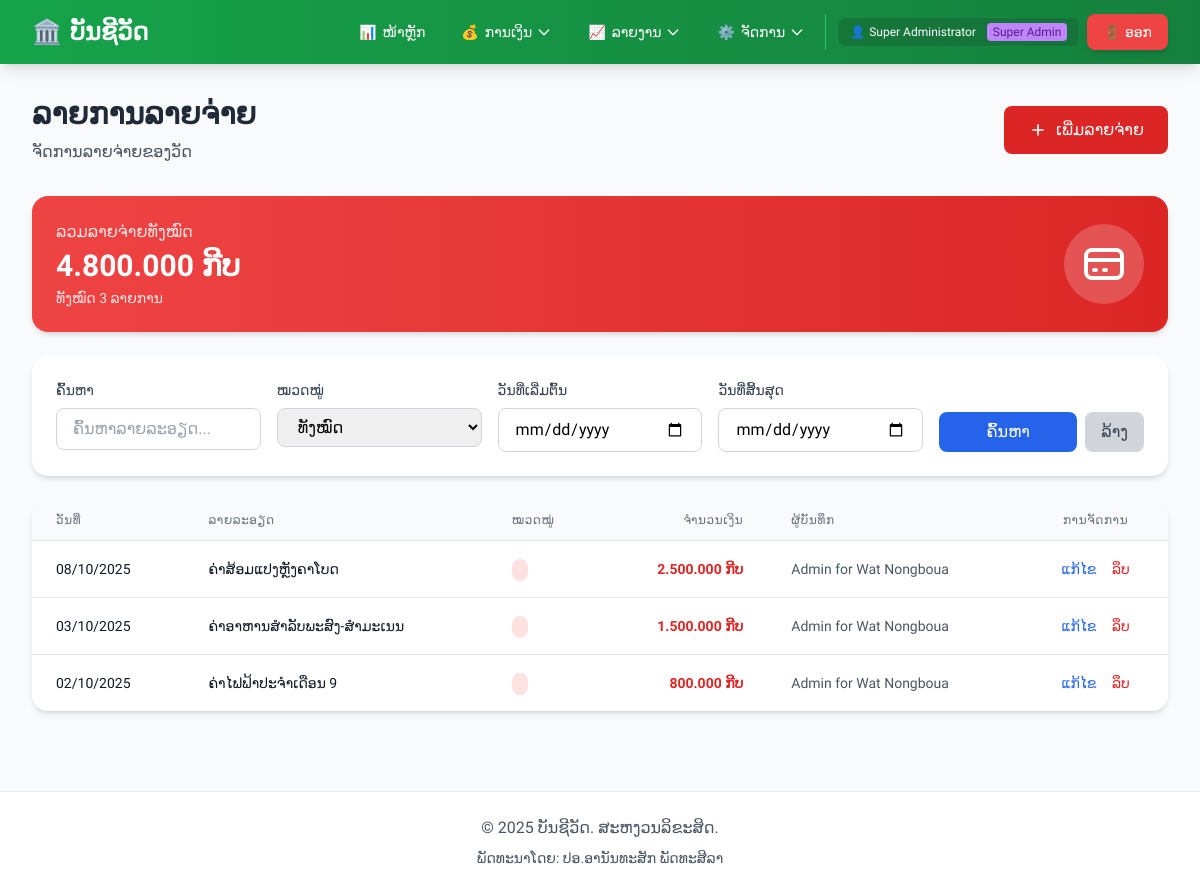
/modules/expense/list.php (signed in), run on the app's committed database.
### tables this page shows
CREATE TABLE IF NOT EXISTS expense (
    id INT PRIMARY KEY AUTO_INCREMENT,
    temple_id INT NOT NULL,
    date DATE NOT NULL,
    description TEXT NOT NULL,
    amount DECIMAL(15,2) NOT NULL,
    category_id INT,
    created_by INT NOT NULL,
    created_at TIMESTAMP DEFAULT CURRENT_TIMESTAMP,
    updated_at TIMESTAMP DEFAULT CURRENT_TIMESTAMP ON UPDATE CURRENT_TIMESTAMP,
    FOREIGN KEY (temple_id) REFERENCES temples(id) ON DELETE RESTRICT,
    FOREIGN KEY (created_by) REFERENCES users(id) ON DELETE RESTRICT,
    FOREIGN KEY (category_id) REFERENCES expense_categories(id) ON DELETE SET NULL,
    INDEX idx_date (date),
    INDEX idx_temple_id (temple_id),
    INDEX idx_created_by (created_by)
);

CREATE TABLE IF NOT EXISTS users (
    id INT PRIMARY KEY AUTO_INCREMENT,
    temple_id INT DEFAULT NULL COMMENT 'NULL for Super Admin, otherwise links to a temple',
    username VARCHAR(50) UNIQUE NOT NULL,
    password VARCHAR(255) NOT NULL,
    full_name VARCHAR(100) NOT NULL,
    role ENUM('admin', 'user') DEFAULT 'user',
    is_super_admin BOOLEAN DEFAULT FALSE COMMENT 'TRUE for Super Admin who can manage all temples',
    created_at TIMESTAMP DEFAULT CURRENT_TIMESTAMP,
    updated_at TIMESTAMP DEFAULT CURRENT_TIMESTAMP ON UPDATE CURRENT_TIMESTAMP,
    FOREIGN KEY (temple_id) REFERENCES temples(id) ON DELETE RESTRICT,
    INDEX idx_username (username),
    INDEX idx_temple_id (temple_id)
);

### config.php (called while the page is built, shortened)
<?php
require_once __DIR__ . '/includes/temple_functions.php';
function getDB() {
    static $pdo = null;
    if ($pdo === null) {
        try {
            $dsn = "mysql:host=" . DB_HOST . ";dbname=" . DB_NAME . ";charset=" . DB_CHARSET;
            $options = [
                PDO::ATTR_ERRMODE => PDO::ERRMODE_EXCEPTION,
                PDO::ATTR_DEFAULT_FETCH_MODE => PDO::FETCH_ASSOC,
                PDO::ATTR_EMULATE_PREPARES => false,
                PDO::MYSQL_ATTR_INIT_COMMAND => "SET NAMES " . DB_CHARSET
            ];
            $pdo = new PDO($dsn, DB_USER, DB_PASS, $options);
        } catch (PDOException $e) {
            die("ການເຊື່ອມຕໍ່ຖານຂໍ້ມູນຜິດພາດ: " . $e->getMessage());
        }
    }
    return $pdo;
}
function isLoggedIn() {
    return isset($_SESSION['user_id']) && isset($_SESSION['username']);
}
function e($string) {
    return htmlspecialchars($string, ENT_QUOTES, 'UTF-8');
}
function formatMoney($amount) {
    $symbol = 'ກີບ';
    if (function_exists('getCurrentTempleId') && function_exists('getTempleSetting')) {
        $currentTempleId = getCurrentTempleId();
    }
    return number_format($amount, 0, ',', '.') . ' ' . e($symbol);
}
function formatDate($date) {
    $format = 'd/m/Y';
    if (function_exists('getCurrentTempleId') && function_exists('getTempleSetting')) {
        $currentTempleId = getCurrentTempleId();
    }
    try {
        $dateObj = new DateTime($date);
        return $dateObj->format($format);
    } catch (Exception $e) {
        return $date;
    }
}
function getCurrentUser() {
    if (!isLoggedIn()) {
        return null;
    }
    static $currentUser = null;
    if ($currentUser === null) {
        $db = getDB();
        $stmt = $db->prepare("SELECT * FROM users WHERE id = ?");
        $stmt->execute([$_SESSION['user_id']]);
        $currentUser = $stmt->fetch();
    }
    return $currentUser;
}

### includes/temple_functions.php (called while the page is built, shortened)
<?php
function isSuperAdmin() {
    if (!isLoggedIn()) {
        return false;
    }
    $user = getCurrentUser();
    return !empty($user['is_super_admin']);
}
function getActiveTempleId() {
    if (isSuperAdmin() && isset($_SESSION['active_temple_id'])) {
        return $_SESSION['active_temple_id'];
    }
    $user = getCurrentUser();
    return $user['temple_id'] ?? null;
}
function getCurrentTempleId() {
    return getActiveTempleId();
}

### modules/expense/list.php (the view, shortened to what this page needs)
<?php
require_once __DIR__ . '/../../config.php';
require_once __DIR__ . '/../../includes/temple_functions.php';
$db = getDB();
$isMultiTemple = function_exists('isMultiTempleEnabled') && isMultiTempleEnabled();
if ($isMultiTemple && function_exists('getCurrentTempleId')) {
    $currentTempleId = getCurrentTempleId();
}
$page = isset($_GET['page']) ? (int)$_GET['page'] : 1;
$perPage = 10;
$offset = ($page - 1) * $perPage;
$search = $_GET['search'] ?? '';
$dateFrom = $_GET['date_from'] ?? '';
$dateTo = $_GET['date_to'] ?? '';
$where = [];
$params = [];
if (empty($where)) {
    $where[] = '1=1';
}
$whereClause = implode(' AND ', $where);
$stmt = $db->prepare("SELECT COUNT(*) as total FROM expense e WHERE {$whereClause}");
$stmt->execute($params);
$totalRecords = $stmt->fetch()['total'];
$sql = "SELECT e.*, u.full_name
        FROM expense e
        LEFT JOIN users u ON e.created_by = u.id
        WHERE {$whereClause}
        ORDER BY e.date DESC, e.created_at DESC
        LIMIT :limit OFFSET :offset";
$stmt = $db->prepare($sql);
$stmt->bindValue(':limit', $perPage, PDO::PARAM_INT);
$stmt->bindValue(':offset', $offset, PDO::PARAM_INT);
$stmt->execute();
$records = $stmt->fetchAll();
$stmt = $db->prepare("SELECT COALESCE(SUM(e.amount), 0) as total FROM expense e WHERE {$whereClause}");
$stmt->execute($params);
$totalAmount = $stmt->fetch()['total'];
require_once __DIR__ . '/../../includes/header.php';
?>
<div class="mb-8">
    <div class="flex items-center justify-between">
        <div>
            <h1 class="text-3xl font-bold text-gray-800 mb-2">ລາຍການລາຍຈ່າຍ</h1>
            <p class="text-gray-600">ຈັດການລາຍຈ່າຍຂອງວັດ</p>
        </div>
        <a href="<?php echo BASE_URL; ?>/modules/expense/add.php"
           class="bg-red-600 hover:bg-red-700 text-white px-6 py-3 rounded-lg transition duration-200 flex items-center">
            <svg class="w-5 h-5 mr-2" fill="none" stroke="currentColor" viewBox="0 0 24 24">
                <path stroke-linecap="round" stroke-linejoin="round" stroke-width="2" d="M12 6v6m0 0v6m0-6h6m-6 0H6"></path>
            </svg>
            ເພີ່ມລາຍຈ່າຍ
        </a>
    </div>
</div>
<div class="bg-gradient-to-r from-red-500 to-red-600 text-white rounded-2xl shadow-md p-6 mb-6">
    <div class="flex items-center justify-between">
        <div>
            <p class="text-red-100 mb-1">ລວມລາຍຈ່າຍທັງໝົດ</p>
            <p class="text-3xl font-bold"><?php echo formatMoney($totalAmount); ?></p>
            <p class="text-red-100 text-sm mt-1">ທັງໝົດ <?php echo $totalRecords; ?> ລາຍການ</p>
        </div>
        <div class="bg-white bg-opacity-20 rounded-full p-4">
            <svg class="w-12 h-12" fill="none" stroke="currentColor" viewBox="0 0 24 24">
                <path stroke-linecap="round" stroke-linejoin="round" stroke-width="2" d="M3 10h18M7 15h1m4 0h1m-7 4h12a3 3 0 003-3V8a3 3 0 00-3-3H6a3 3 0 00-3 3v8a3 3 0 003 3z"></path>
            </svg>
        </div>
    </div>
</div>
<div class="bg-white rounded-2xl shadow-md p-6 mb-6">
    <form method="GET" action="" class="grid grid-cols-1 md:grid-cols-2 lg:grid-cols-5 gap-4">
        <div>
            <label class="block text-gray-700 text-sm font-medium mb-2">ຄົ້ນຫາ</label>
            <input type="text"
                   name="search"
                   value="<?php echo e($search); ?>"
                   placeholder="ຄົ້ນຫາລາຍລະອຽດ..."
                   class="w-full px-4 py-2 border border-gray-300 rounded-lg focus:outline-none focus:ring-2 focus:ring-red-500">
        </div>
        <div>
            <label class="block text-gray-700 text-sm font-medium mb-2">ໝວດໝູ່</label>
            <select name="category"
                    class="w-full px-4 py-2 border border-gray-300 rounded-lg focus:outline-none focus:ring-2 focus:ring-red-500">
                <option value="">ທັງໝົດ</option>
            </select>
        </div>
        <div>
            <label class="block text-gray-700 text-sm font-medium mb-2">ວັນທີ່ເລີ່ມຕົ້ນ</label>
            <input type="date"
                   name="date_from"
                   value="<?php echo e($dateFrom); ?>"
                   class="w-full px-4 py-2 border border-gray-300 rounded-lg focus:outline-none focus:ring-2 focus:ring-red-500">
        </div>
        <div>
            <label class="block text-gray-700 text-sm font-medium mb-2">ວັນທີ່ສິ້ນສຸດ</label>
            <input type="date"
                   name="date_to"
                   value="<?php echo e($dateTo); ?>"
                   class="w-full px-4 py-2 border border-gray-300 rounded-lg focus:outline-none focus:ring-2 focus:ring-red-500">
        </div>
        <div class="flex items-end space-x-2">
            <button type="submit"
                    class="flex-1 bg-blue-600 hover:bg-blue-700 text-white px-4 py-2 rounded-lg transition duration-200">
                ຄົ້ນຫາ
            </button>
            <a href="<?php echo BASE_URL; ?>/modules/expense/list.php"
               class="bg-gray-300 hover:bg-gray-400 text-gray-700 px-4 py-2 rounded-lg transition duration-200">
                ລ້າງ
            </a>
        </div>
    </form>
</div>
<div class="bg-white rounded-2xl shadow-md overflow-hidden">
    <div class="overflow-x-auto">
        <table class="min-w-full divide-y divide-gray-200">
            <thead class="bg-gray-50">
                <tr>
                    <th class="px-6 py-3 text-left text-xs font-medium text-gray-500 uppercase tracking-wider">ວັນທີ່</th>
                    <th class="px-6 py-3 text-left text-xs font-medium text-gray-500 uppercase tracking-wider">ລາຍລະອຽດ</th>
                    <th class="px-6 py-3 text-left text-xs font-medium text-gray-500 uppercase tracking-wider">ໝວດໝູ່</th>
                    <th class="px-6 py-3 text-right text-xs font-medium text-gray-500 uppercase tracking-wider">ຈຳນວນເງິນ</th>
                    <th class="px-6 py-3 text-left text-xs font-medium text-gray-500 uppercase tracking-wider">ຜູ້ບັນທຶກ</th>
                    <th class="px-6 py-3 text-center text-xs font-medium text-gray-500 uppercase tracking-wider">ການຈັດການ</th>
                </tr>
            </thead>
            <tbody class="bg-white divide-y divide-gray-200">
                <?php if (empty($records)): ?>
                <tr>
                    <td colspan="6" class="px-6 py-8 text-center text-gray-500">
                        ບໍ່ມີຂໍ້ມູນລາຍຈ່າຍ
                    </td>
                </tr>
                <?php else: ?>
                    <?php foreach ($records as $record): ?>
                    <tr class="hover:bg-gray-50 transition duration-150">
                        <td class="px-6 py-4 whitespace-nowrap text-sm text-gray-900">
                            <?php echo formatDate($record['date']); ?>
                        </td>
                        <td class="px-6 py-4 text-sm text-gray-900">
                            <?php echo e($record['description']); ?>
                        </td>
                        <td class="px-6 py-4 whitespace-nowrap">
                            <span class="px-2 py-1 text-xs font-medium bg-red-100 text-red-800 rounded-full">
                            </span>
                        </td>
                        <td class="px-6 py-4 whitespace-nowrap text-sm font-bold text-red-600 text-right">
                            <?php echo formatMoney($record['amount']); ?>
                        </td>
                        <td class="px-6 py-4 whitespace-nowrap text-sm text-gray-600">
                            <?php echo e($record['full_name']); ?>
                        </td>
                        <td class="px-6 py-4 whitespace-nowrap text-center text-sm font-medium">
                            <a href="<?php echo BASE_URL; ?>/modules/expense/edit.php?id=<?php echo $record['id']; ?>"
                               class="text-blue-600 hover:text-blue-900 mr-3">ແກ້ໄຂ</a>
                            <a href="#"
                               onclick="confirmDeleteExpense(<?php echo $record['id']; ?>); return false;"
                               class="text-red-600 hover:text-red-900">ລຶບ</a>
                        </td>
                    </tr>
                    <?php endforeach; ?>
                <?php endif; ?>
            </tbody>
        </table>
    </div>
</div>
<?php require_once __DIR__ . '/../../includes/footer.php'; ?>

### data on the page
expense: date "08/10/2025", description "ຄ່າສ້ອມແປງຫຼັງຄາໂບດ", amount "2.500.000 ກີບ", created_by.full_name "Admin for Wat Nongboua"
expense: date "03/10/2025", description "ຄ່າອາຫານສຳລັບພະສົງ-ສຳມະເນນ", amount "1.500.000 ກີບ", created_by.full_name "Admin for Wat Nongboua"
expense: date "02/10/2025", description "ຄ່າໄຟຟ້າປະຈຳເດືອນ 9", amount "800.000 ກີບ", created_by.full_name "Admin for Wat Nongboua"

### other printed values
$displayName "ບັນຊີວັດ"
$_SESSION['full_name'] "Super Administrator"
formatMoney($totalAmount) "4.800.000 ກີບ"
$totalRecords "3"
SITE_NAME "ບັນຊີວັດ"
